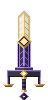

Source code (Python):
"""大剣の設定画 2 回目（refs_1118 の healong・bronze の作りに倣う）:
刃はまっすぐな厚い一枚板（幅 14）。形でなく、面の模様（内側の縁取りの線・真ん中の筋・山形の連なり・菱）で豪華にする。
色は一つの系統の段（白の側は大理石＋金、黒の側は黒い石＋紫）。鍔は太い塊の天秤（梁＋下がる金の皿）"""
import sys
from PIL import Image, ImageDraw, ImageFont
sys.path.insert(0, r'C:/Users/nisimoto/Desktop/mod/tools/models/x32/look5')
import tower_bold  # noqa
import lib

R = lib.RAMPS
W, H = 48, 100
CX = 24          # 刃は x 17..30（幅 14）
X0, X1 = 17, 31
BY0, BTIP0, BTOP = 30, 84, 92   # 刃の根元・切っ先の始まり・先
BORDER = 58     # 白と黒の境


def c(mat, t):
    r = R[mat]
    t = max(0, min(len(r) - 1, int(round(t))))
    h = r[t]
    return tuple(int(h[i:i + 2], 16) for i in (1, 3, 5)) + (255,)


def draw():
    im = Image.new('RGBA', (W, H), (0, 0, 0, 0))
    p = im.load()

    def put(x, y, col):
        if 0 <= x < W and 0 <= y < H:
            p[x, H - 1 - y] = col

    def get(x, y):
        return p[x, H - 1 - y][3] > 0

    # ---- 刃の形（まっすぐな板、先は 45 度の切っ先）
    blade = set()
    for y in range(BY0, BTOP + 1):
        if y < BTIP0:
            xs = range(X0, X1)
        else:
            k = y - BTIP0
            xs = range(X0 + k, X1 - k)
        for x in xs:
            blade.add((x, y))

    def edge_dist(x, y):
        d = 0
        while all((x + a, y + b) in blade for a in (-d - 1, 0, d + 1) for b in (-d - 1, 0, d + 1)):
            d += 1
            if d > 7:
                break
        return d

    for (x, y) in blade:
        top = y >= BORDER
        d = edge_dist(x, y)
        left = x < CX
        if top:
            base = 7.6 if left else 6.2
            if d == 0:
                col = c('tw_marble', 9 if left else 8)          # 外の縁: 明るい刃先
            elif d == 1:
                col = c('tw_marble', 4)                          # 縁の内の影
            elif d == 2:
                col = c('tw_gold', 5 if left else 4)             # 内側の縁取りの金の線
            else:
                col = c('tw_marble', base)
        else:
            base = 4.4 if left else 3.2
            if d == 0:
                col = c('tw_crack', 4 if left else 3)            # 外の縁: 紫の刃先
            elif d == 1:
                col = c('tw_black', 1)
            elif d == 2:
                col = c('tw_crack', 2 if left else 1)            # 内側の縁取りの紫の線
            else:
                col = c('tw_black', base)
        put(x, y, col)
    # 真ん中の筋（2 画素）: 白の側は金、黒の側は紫の光
    for y in range(BY0 + 4, BTIP0 + 3):
        for x in (CX - 1, CX):
            if edge_dist(x, y) >= 3:
                if y >= BORDER:
                    put(x, y, c('tw_gold', 6 if x < CX else 4))
                else:
                    put(x, y, c('tw_crack', 3 if x < CX else 2))
    # 山形の連なり（上を向く）: 白の側は金、黒の側は紫。筋の両脇
    def chevron(cy, mat, hi, lo):
        for k in range(4):
            for sx in (-1, 1):
                x = (CX - 2 - k) if sx < 0 else (CX + 1 + k)
                put(x, cy - k, c(mat, hi if sx < 0 else lo))
    for cy in (66, 72, 78):
        chevron(cy, 'tw_gold', 5, 3)
    for cy in (36, 42, 48):
        chevron(cy, 'tw_crack', 2, 1)
    # ---- 境: 天秤の印の台（金の菱、刃から張り出す。中に光）
    for b in range(-7, 8):
        for a in range(-8, 8):
            dd = abs(a + 0.5) + abs(b)
            if dd <= 7.6:
                x, y = CX + a, BORDER + b
                if dd >= 6.1:
                    put(x, y, c('tw_gold', 6 if (a < 0 and b >= 0) else (2 if (a >= 0 and b < 0) else 4)))
                elif dd >= 4.6:
                    put(x, y, c('tw_gold', 2))
                elif dd >= 3.6:
                    put(x, y, c('tw_black', 3))
                else:
                    put(x, y, c('tw_libra', 3 if dd < 1.4 else 2 if dd < 2.6 else 1))
    # ---- 鍔: 太い梁（黒い石、上の縁に紫、下の縁に暗い線）
    gy0, gy1 = 23, 30
    half = 17
    for y in range(gy0, gy1):
        for x in range(CX - half, CX + half):
            left = x < CX
            t = 4.4 if left else 3.2
            if y == gy1 - 1:
                col = c('tw_crack', 3 if left else 2)
            elif y == gy0:
                col = c('tw_black', 1)
            elif y == gy1 - 2:
                col = c('tw_black', 5)
            else:
                col = c('tw_black', t)
            put(x, y, col)
        for x in (CX - half, CX + half - 1):
            put(x, y, c('tw_crack', 2))
    # 梁の真ん中の盛り上がり（刃を受ける台）
    for y in range(gy1, gy1 + 3):
        for x in range(CX - 9, CX + 9):
            put(x, y, c('tw_black', 5 if x < CX else 3.6) if y < gy1 + 2 else c('tw_crack', 3 if x < CX else 2))
    # 梁の真ん中の金の菱
    for b in range(-3, 4):
        for a in range(-4, 4):
            dd = abs(a + 0.5) + abs(b)
            if dd <= 3.6:
                put(CX + a, gy0 + 3 + b, c('tw_gold', 6 if dd < 1.6 else 4 if a < 0 else 3))
    # 両端: 梁が下へ折れる腕と、金の皿（天秤）
    for sx in (-1, 1):
        xe = CX - half if sx < 0 else CX + half - 1
        for y in range(gy0 - 7, gy0):
            for w in range(3):
                x = xe - sx * w
                put(x, y, c('tw_black', 4 if w == 1 else 2) if w != 0 else c('tw_crack', 3))
        cxp = xe - sx * 1
        for a in range(-5, 6):
            put(cxp + a, gy0 - 8, c('tw_gold', 5 if a < 0 else 3))
        for a in range(-4, 5):
            put(cxp + a, gy0 - 9, c('tw_gold', 3 if a < 0 else 2))
        for a in range(-3, 4):
            put(cxp + a, gy0 - 10, c('tw_gold', 1))
    # ---- 柄（夜の紫の帯の巻き）と金の輪、柄頭
    for y in range(8, gy0):
        for x in range(CX - 2, CX + 2):
            t = 4 if x < CX else 2.6
            if (y // 2) % 2 == 0:
                t -= 1.6
            put(x, y, c('tw_night', t))
    for y in (gy0 - 2, gy0 - 1, 8, 9):
        for x in range(CX - 3, CX + 3):
            put(x, y, c('tw_gold', 5 if x < CX else 3))
    for b in range(-4, 5):
        for a in range(-5, 5):
            dd = abs(a + 0.5) + abs(b)
            if dd <= 4.6:
                put(CX + a, 3 + b, c('tw_crack', 3) if dd >= 3.6 else (c('tw_libra', 2) if dd < 1.2 else c('tw_black', 4 if a < 0 else 2.4)))
    return im


if __name__ == '__main__':
    out = sys.argv[1]
    im = draw()
    im.save(out.replace('.png', '_raw.png'))
    sc = 7
    bg = Image.new('RGBA', im.size, (24, 24, 30, 255)); bg.alpha_composite(im)
    sh = Image.new('RGBA', im.size, (215, 215, 222, 255))
    for y in range(im.height):
        for x in range(im.width):
            if im.getpixel((x, y))[3]:
                sh.putpixel((x, y), (30, 30, 36, 255))
    ref = Image.open(r'C:/Users/nisimoto/Desktop/mod/docs/review/refs_1118/14_swords_healong.png').convert('RGBA')
    bronze = Image.open(r'C:/Users/nisimoto/Desktop/mod/docs/review/refs_1118/13_bronze_set.jpg').convert('RGBA').crop((20, 0, 150, 459))
    r4 = ref.crop((440, 100, 660, 760))
    Hh = H * sc
    tiles = [('設定画（2 回目）', bg.resize((W * sc, Hh), Image.NEAREST)), ('影', sh.resize((W * sc, Hh), Image.NEAREST)),
             ('参照 bronze の剣', bronze.resize((int(bronze.width * Hh / bronze.height), Hh))), ('参照 healong 4 本目', r4.resize((int(r4.width * Hh / r4.height), Hh)))]
    f = ImageFont.truetype('C:/Windows/Fonts/meiryo.ttc', 28)
    sheet = Image.new('RGB', (sum(t.width for _, t in tiles) + 30 * 5, Hh + 60), (238, 238, 242)); d = ImageDraw.Draw(sheet)
    x = 30
    for l, t in tiles:
        sheet.paste(t.convert('RGB'), (x, 50)); d.text((x, 10), l, fill=(30, 30, 30), font=f); x += t.width + 30
    sheet.save(out); print(sheet.size)
